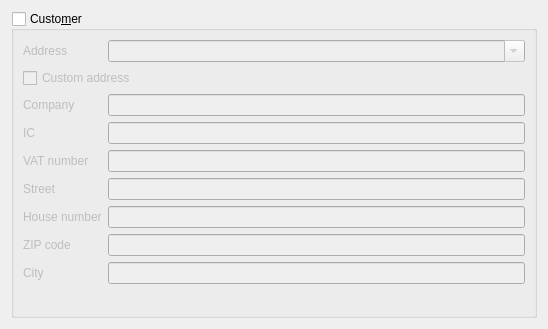
<?xml version="1.0" encoding="UTF-8"?>
<ui version="4.0">
 <class>AddressWidget</class>
 <widget class="QWidget" name="AddressWidget">
  <property name="geometry">
   <rect>
    <x>0</x>
    <y>0</y>
    <width>548</width>
    <height>329</height>
   </rect>
  </property>
  <property name="windowTitle">
   <string>Form</string>
  </property>
  <layout class="QVBoxLayout" name="verticalLayout">
   <item>
    <widget class="QGroupBox" name="groupBox">
     <property name="title">
      <string>Custo&amp;mer</string>
     </property>
     <property name="checkable">
      <bool>true</bool>
     </property>
     <property name="checked">
      <bool>false</bool>
     </property>
     <layout class="QFormLayout" name="formLayout_2">
      <item row="0" column="1">
       <widget class="QComboBox" name="addressId">
        <property name="editable">
         <bool>true</bool>
        </property>
       </widget>
      </item>
      <item row="0" column="0">
       <widget class="QLabel" name="label_6">
        <property name="text">
         <string>Address</string>
        </property>
       </widget>
      </item>
      <item row="2" column="0">
       <widget class="QLabel" name="label_5">
        <property name="text">
         <string>Company</string>
        </property>
       </widget>
      </item>
      <item row="2" column="1">
       <widget class="QLineEdit" name="company"/>
      </item>
      <item row="3" column="0">
       <widget class="QLabel" name="label_7">
        <property name="text">
         <string>IC</string>
        </property>
       </widget>
      </item>
      <item row="3" column="1">
       <widget class="QLineEdit" name="ic"/>
      </item>
      <item row="4" column="0">
       <widget class="QLabel" name="label_8">
        <property name="text">
         <string>VAT number</string>
        </property>
       </widget>
      </item>
      <item row="4" column="1">
       <widget class="QLineEdit" name="dic"/>
      </item>
      <item row="5" column="0">
       <widget class="QLabel" name="label_9">
        <property name="text">
         <string>Street</string>
        </property>
       </widget>
      </item>
      <item row="5" column="1">
       <widget class="QLineEdit" name="street"/>
      </item>
      <item row="6" column="0">
       <widget class="QLabel" name="label_10">
        <property name="text">
         <string>House number</string>
        </property>
       </widget>
      </item>
      <item row="6" column="1">
       <widget class="QLineEdit" name="houseNumber"/>
      </item>
      <item row="7" column="0">
       <widget class="QLabel" name="label_11">
        <property name="text">
         <string>ZIP code</string>
        </property>
       </widget>
      </item>
      <item row="7" column="1">
       <widget class="QLineEdit" name="zipCode"/>
      </item>
      <item row="8" column="0">
       <widget class="QLabel" name="label_12">
        <property name="text">
         <string>City</string>
        </property>
       </widget>
      </item>
      <item row="8" column="1">
       <widget class="QLineEdit" name="city"/>
      </item>
      <item row="1" column="0" colspan="2">
       <widget class="QCheckBox" name="checkNewAddressBox">
        <property name="text">
         <string>Custom address</string>
        </property>
       </widget>
      </item>
     </layout>
    </widget>
   </item>
  </layout>
 </widget>
 <resources/>
 <connections/>
</ui>
